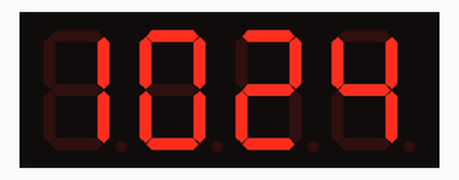
This sketch was run on a simulated Arduino Uno, built with avr-gcc and run on an emulated ATmega328P. Parts: 4-digit seven-segment display. Wiring (inferred from the names in the program): DS1302 clock: CE A0; IO A1; clock A2; 4-digit 7-segment display, segments lit when HIGH: segments pin 6, pin 13, pin 7, pin 4, pin 3, pin 8, pin 9, pin 5; digit selects pin 2, pin 10, pin 12, pin 11. The local clock reads 2024-03-15 10:24:30 at power-on unless the sketch sets it; the segment pins are drawn as the display they are named for; what the sketch prints to the serial monitor is not drawn.

Above: at 0.1 s.

The sketch:

Clock.ino
```cpp
#include <TimeLib.h>

#define DS1302_SCLK_PIN   A2    // Arduino pin for the Serial Clock
#define DS1302_IO_PIN     A1    // Arduino pin for the Data I/O
#define DS1302_CE_PIN     A0    // Arduino pin for the Chip Enable

#define RTC_SECONDS_WRITE 0x80
#define RTC_SECONDS_READ 0x81

#define RTC_MINUTES_WRITE 0x82
#define RTC_MINUTES_READ 0x83

#define RTC_HOURS_WRITE 0x84
#define RTC_HOURS_READ 0x85


#define DS1302_ENABLE_READ            0x8F
#define DS1302_ENABLE_WRITE            0x8E
#define DS1302_TRICKLE_READ            0x91
#define DS1302_TRICKLE_WRITE           0x90
//#define DS1302_CLOCK_BURST       0xBE
#define DS1302_CLOCK_BURST_WRITE 0xBE
#define DS1302_CLOCK_BURST_READ  0xBF
#define RAM_READ 0xC1
#define RAM_WRITE 0xC0

#define DS1302_READBIT 0
#define DS1302_RC 6
//CH - Clock Halt 1:stop 0:start
#define CH_STOP B10000000
#define CH_RUN B00000000

// Macros to convert the bcd values of the registers to normal
// integer variables.
// The code uses separate variables for the high byte and the low byte
// of the bcd, so these macros handle both bytes separately.
#define bcd2bin(h,l)    (((h)*10) + (l))
#define bin2bcd_h(x)   ((x)/10)
#define bin2bcd_l(x)    ((x)%10)
// Structure for the first 8 registers.
// These 8 bytes can be read at once with
// the 'clock burst' command.
// Note that this structure contains an anonymous union.
// It might cause a problem on other compilers.
typedef struct ds1302_struct
{
  uint8_t Seconds: 4;     // low decimal digit 0-9
  uint8_t Seconds10: 3;   // high decimal digit 0-5
  uint8_t CH: 1;          // CH = Clock Halt
  uint8_t Minutes: 4;
  uint8_t Minutes10: 3;
  uint8_t reserved1: 1;
  union
  {
    struct
    {
      uint8_t Hour: 4;
      uint8_t Hour10: 2;
      uint8_t reserved2: 1;
      uint8_t hour_12_24: 1; // 0 for 24 hour format
    } h24;
    struct
    {
      uint8_t Hour: 4;
      uint8_t Hour10: 1;
      uint8_t AM_PM: 1;     // 0 for AM, 1 for PM
      uint8_t reserved2: 1;
      uint8_t hour_12_24: 1; // 1 for 12 hour format
    } h12;
  };
  uint8_t Date: 4;          // Day of month, 1 = first day
  uint8_t Date10: 2;
  uint8_t reserved3: 2;
  uint8_t Month: 4;         // Month, 1 = January
  uint8_t Month10: 1;
  uint8_t reserved4: 3;
  uint8_t Day: 3;           // Day of week, 1 = first day (any day)
  uint8_t reserved5: 5;
  uint8_t Year: 4;          // Year, 0 = year 2000
  uint8_t Year10: 4;
  uint8_t reserved6: 7;
  uint8_t WP: 1;            // WP = Write Protect
};
const int numeral[10] = {
  B01111110,// - 0
  B00001100,// - 1
  B10110110,// - 2
  B10011110,// - 3
  B11001100,// - 4
  B11011010,// - 5
  B11111010,// - 6
  B00001110,// - 7
  B11111110,// - 8
  B11011110,// - 9
};

int D1 = 2;
int E = 3;
int D = 4;
int DP = 5;
int A = 6;
int C = 7;
int F = 8;
int G = 9;
int D2 = 10;
int D4 = 11;
int D3 = 12;
int B = 13;

//pins for decimal point and each segment
//dp, G, F, E, D, C, B, A
const int segmentPins[] = { DP, A, B, C, D, E, F, G};

const int numberofDigits = 4;
int value = 9999;

const int digitPins[numberofDigits] = { D1, D2, D3, D4}; //digits 1, 2, 3, 4
// the setup routine runs once when you press reset:
void setup() {
  Serial.begin(9600);
  Serial.println(F("DS1302 Real Time Clock"));
  // initialize the digital pin as an output.
  pinMode(D1, OUTPUT);
  pinMode(D2, OUTPUT);
  pinMode(D3, OUTPUT);
  pinMode(D4, OUTPUT);

  pinMode(A, OUTPUT);
  pinMode(B, OUTPUT);
  pinMode(C, OUTPUT);
  pinMode(D, OUTPUT);
  pinMode(E, OUTPUT);
  pinMode(F, OUTPUT);
  pinMode(G, OUTPUT);

  pinMode(DP, OUTPUT);
  // setTime(8, 17, 00, 23, 10, 2017);

  pinMode(DS1302_SCLK_PIN, OUTPUT);
  pinMode(DS1302_IO_PIN, OUTPUT);
  pinMode(DS1302_CE_PIN, OUTPUT);
  DS1302_WRITE (DS1302_TRICKLE_WRITE, 0x00);
  DS1302_WRITE (RTC_SECONDS_WRITE, CH_RUN);

  // Remove the next define,
  // after the right date and time are set.
  //#define SET_DATE_TIME_JUST_ONCE
#ifdef SET_DATE_TIME_JUST_ONCE

  // Fill these variables with the date and time.
  int seconds, minutes, hours, dayofweek, dayofmonth, month, year;

  // Example for april 15, 2013, 10:08, monday is 2nd day of Week.
  // Set your own time and date in these variables.
  seconds    = 0;
  minutes    = 00;
  hours      = 20;
  dayofweek  = 1;  // Day of week, any day can be first, counts 1...7
  dayofmonth = 23; // Day of month, 1...31
  month      = 10;  // month 1...12
  year       = 2017;

  // Set a time and date
  // This also clears the CH (Clock Halt) bit,
  // to start the clock.
  ds1302_struct rtc;
  // Fill the structure with zeros to make
  // any unused bits zero
  memset ((char *) &rtc, 0, sizeof(rtc));

  rtc.Seconds    = bin2bcd_l( seconds);
  rtc.Seconds10  = bin2bcd_h( seconds);
  rtc.CH         = 0;      // 1 for Clock Halt, 0 to run;
  rtc.Minutes    = bin2bcd_l( minutes);
  rtc.Minutes10  = bin2bcd_h( minutes);
  // To use the 12 hour format,
  // use it like these four lines:
  //    rtc.h12.Hour   = bin2bcd_l( hours);
  //    rtc.h12.Hour10 = bin2bcd_h( hours);
  //    rtc.h12.AM_PM  = 0;     // AM = 0
  //   rtc.h12.hour_12_24 = 1; // 1 for 24 hour format
  rtc.h24.Hour   = bin2bcd_l( hours);
  rtc.h24.Hour10 = bin2bcd_h( hours);
  rtc.h24.hour_12_24 = 0; // 0 for 24 hour format
  rtc.Date       = bin2bcd_l( dayofmonth);
  rtc.Date10     = bin2bcd_h( dayofmonth);
  rtc.Month      = bin2bcd_l( month);
  rtc.Month10    = bin2bcd_h( month);
  rtc.Day        = dayofweek;
  rtc.Year       = bin2bcd_l( year - 2000);
  rtc.Year10     = bin2bcd_h( year - 2000);
  rtc.WP = 0;

  // Write all clock data at once (burst mode).
  DS1302_clock_burst_write( (uint8_t *) &rtc);
#endif
}

// the loop routine runs over and over again forever:
void loop() {
  ds1302_struct rtc;
  char buffer[80];     // the code uses 70 characters.

  // Read all clock data at once (burst mode).
  DS1302_clock_burst_read( (uint8_t *) &rtc);

  sprintf( buffer, "Time = %02d:%02d:%02d, ", \
           bcd2bin( rtc.h24.Hour10, rtc.h24.Hour), \
           bcd2bin( rtc.Minutes10, rtc.Minutes), \
           bcd2bin( rtc.Seconds10, rtc.Seconds));
  Serial.println(buffer);

  showDigit (rtc.h24.Hour10, 0);
  showDigit (rtc.h24.Hour, 1);

  showDigit (rtc.Minutes10, 2);
  showDigit (rtc.Minutes, 3);
}

void showNumber (int number)
{
  if (number == 0)
    showDigit (0, numberofDigits - 1); //display 0 in the rightmost digit
  else
  {
    for (int digit = numberofDigits - 1; digit >= 0; digit--)
    {
      if (number > 0)
      {
        showDigit(number % 10, digit);
        number = number / 10;
      }
    }
  }
}

//Displays given number on a 7-segment display at the given digit position
void showDigit (int number, int digit)
{
  digitalWrite(digitPins[digit], HIGH);
  for (int segment = 0; segment < 8; segment++)
  {
    boolean isBitSet = bitRead(numeral[number], segment);

    digitalWrite(segmentPins[segment], isBitSet);
  }
  delay(4);
  digitalWrite(digitPins[digit], LOW);
}


// --------------------------------------------------------
// DS1302_clock_burst_read
//
// This function reads 8 bytes clock data in burst mode
// from the DS1302.
//
// This function may be called as the first function,
// also the pinMode is set.
//
void DS1302_clock_burst_read( uint8_t *p)
{
  int i;

  _DS1302_start();

  // Instead of the address,
  // the CLOCK_BURST_READ command is issued
  // the I/O-line is released for the data
  _DS1302_togglewrite( DS1302_CLOCK_BURST_READ, true);

  for ( i = 0; i < 8; i++)
  {
    *p++ = _DS1302_toggleread();
  }
  _DS1302_stop();
}


// --------------------------------------------------------
// DS1302_clock_burst_write
//
// This function writes 8 bytes clock data in burst mode
// to the DS1302.
//
// This function may be called as the first function,
// also the pinMode is set.
//
void DS1302_clock_burst_write( uint8_t *p)
{
  int i;

  _DS1302_start();

  // Instead of the address,
  // the CLOCK_BURST_WRITE command is issued.
  // the I/O-line is not released
  _DS1302_togglewrite( DS1302_CLOCK_BURST_WRITE, false);

  for ( i = 0; i < 8; i++)
  {
    // the I/O-line is not released
    _DS1302_togglewrite( *p++, false);
  }
  _DS1302_stop();
}
uint8_t DS1302_READ(int address)
{
  uint8_t data;

  // set lowest bit (read bit) in address
  // bitSet( address, DS1302_READBIT);

  _DS1302_start();
  // the I/O-line is released for the data
  _DS1302_togglewrite( address, true);
  data = _DS1302_toggleread();
  _DS1302_stop();

  return (data);
}
// --------------------------------------------------------
// _DS1302_toggleread
//
// A helper function for reading a byte with bit toggle
//
// This function assumes that the SCLK is still high.
//
uint8_t _DS1302_toggleread( void)
{
  uint8_t i, data;

  data = 0;
  for ( i = 0; i <= 7; i++)
  {
    // Issue a clock pulse for the next databit.
    // If the 'togglewrite' function was used before
    // this function, the SCLK is already high.
    digitalWrite( DS1302_SCLK_PIN, HIGH);
    delayMicroseconds( 1);

    // Clock down, data is ready after some time.
    digitalWrite( DS1302_SCLK_PIN, LOW);
    delayMicroseconds( 1);        // tCL=1000ns, tCDD=800ns

    // read bit, and set it in place in 'data' variable
    bitWrite( data, i, digitalRead( DS1302_IO_PIN));
  }
  return ( data);
}
// --------------------------------------------------------
// DS1302_write
//
// This function writes a byte to the DS1302 (clock or ram).
// This function may be called as the first function,
// also the pinMode is set.
//
void DS1302_WRITE( int address, uint8_t data)
{
  _DS1302_start();
  // don't release the I/O-line
  _DS1302_togglewrite( address, false);
  // don't release the I/O-line
  _DS1302_togglewrite( data, false);
  _DS1302_stop();
}

// --------------------------------------------------------
// _DS1302_start
//
// A helper function to setup the start condition.
//
// An 'init' function is not used.
// But now the pinMode is set every time.
// That's not a big deal, and it's valid.
// At startup, the pins of the Arduino are high impedance.
// Since the DS1302 has pull-down resistors,
// the signals are low (inactive) until the DS1302 is used.
void _DS1302_start( void)
{
  digitalWrite( DS1302_CE_PIN, LOW); // default, not enabled
  pinMode( DS1302_CE_PIN, OUTPUT);

  digitalWrite( DS1302_SCLK_PIN, LOW); // default, clock low
  pinMode( DS1302_SCLK_PIN, OUTPUT);

  pinMode( DS1302_IO_PIN, OUTPUT);

  digitalWrite( DS1302_CE_PIN, HIGH); // start the session
  //delayMicroseconds( 4);           // tCC = 4us
}


// --------------------------------------------------------
// _DS1302_stop
//
// A helper function to finish the communication.
//
void _DS1302_stop(void)
{
  // Set CE low
  digitalWrite( DS1302_CE_PIN, LOW);

  // delayMicroseconds( 4);           // tCWH = 4us
}


// --------------------------------------------------------
// _DS1302_togglewrite
//
// A helper function for writing a byte with bit toggle
//
// The 'release' parameter is for a read after this write.
// It will release the I/O-line and will keep the SCLK high.
//
void _DS1302_togglewrite( uint8_t data, uint8_t release)
{
  int i;

  for ( i = 0; i <= 7; i++)
  {
    // set a bit of the data on the I/O-line
    digitalWrite( DS1302_IO_PIN, bitRead(data, i));
    delayMicroseconds( 1);     // tDC = 200ns

    // clock up, data is read by DS1302
    digitalWrite( DS1302_SCLK_PIN, HIGH);
    delayMicroseconds( 1);     // tCH = 1000ns, tCDH = 800ns

    if ( release && i == 7)
    {
      // If this write is followed by a read,
      // the I/O-line should be released after
      // the last bit, before the clock line is made low.
      // This is according the datasheet.
      // I have seen other programs that don't release
      // the I/O-line at this moment,
      // and that could cause a shortcut spike
      // on the I/O-line.
      pinMode( DS1302_IO_PIN, INPUT);

      // For Arduino 1.0.3, removing the pull-up is no longer needed.
      // Setting the pin as 'INPUT' will already remove the pull-up.
      // digitalWrite (DS1302_IO, LOW); // remove any pull-up
    }
    else
    {
      digitalWrite( DS1302_SCLK_PIN, LOW);
      delayMicroseconds( 1);       // tCL=1000ns, tCDD=800ns
    }
  }
}
```

Measured:
- what the display in image 0 shows lasts 60.1 s, from 0.0 s to 60.1 s
